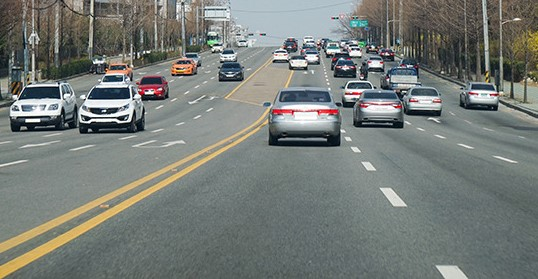
#> input picture test.jpg, 538 x 279 px
$ python -i '2 line.py'   (imports and definitions only)
#> lines starting #> are read from the running program, lines starting #| are printed output that depends on the picture; after the words box and inside, x2 and y2 are one past the last pixel; in counts of white or black regions, pixels touching at a corner belong together
#> further down, picture is the input picture: shape (279, 538, 3); mean B, G, R 119.3, 123.5, 118.2
from PIL import ImageGrab
import cv2
import numpy as np

class ScreenCap:
    def __init__(self):
        self.screen_coords = (0, 100, 1280, 720)  # 전체 화면 좌표로 설정. 환경에 맞게 조정 가능.

    def process_frame(self, frame):
        # BGR 영상에서 흰색 후보 검출
        lower_white = np.array([130, 130, 130])
        upper_white = np.array([255, 255, 255])
        white_mask = cv2.inRange(frame, lower_white, upper_white)
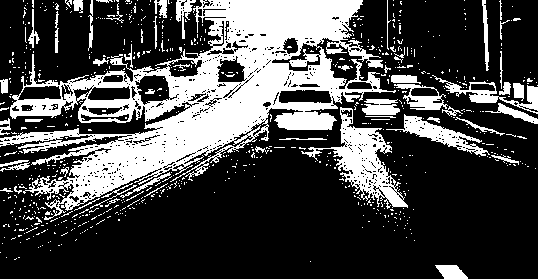
#> white_mask: shape (279, 538); 28.1% white; 725 white regions (669 under 20 px), largest, box (x1, y1, x2, y2) and area: (0, 0, 396, 220) 29557, (301, 107, 408, 209) 3145, (386, 114, 490, 156) 1158

        # HSV 영상에서 노란색 차선 후보 검출
        hsv = cv2.cvtColor(frame, cv2.COLOR_BGR2HSV)
#> hsv: shape (279, 538, 3); mean H, S, V 72.9, 34.2, 127.2
        lower_yellow = np.array([20, 100, 100])
        upper_yellow = np.array([30, 255, 255])
        yellow_mask = cv2.inRange(hsv, lower_yellow, upper_yellow)
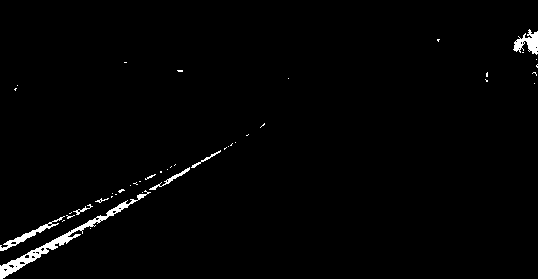
#> yellow_mask: shape (279, 538); 1.5% white; 43 white regions (35 under 20 px), largest, box (x1, y1, x2, y2) and area: (0, 190, 151, 279) 1105, (513, 29, 538, 55) 334, (0, 216, 65, 251) 323

        # 검출한 후보 합치기
        combined_mask = cv2.bitwise_or(white_mask, yellow_mask)
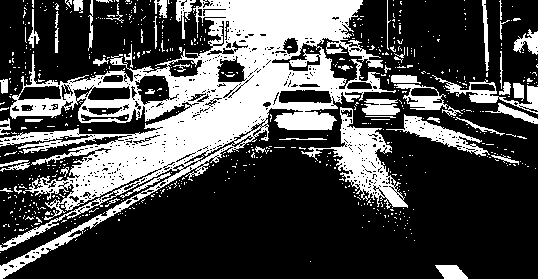
#> combined_mask: shape (279, 538); 29.5% white; 670 white regions (617 under 20 px), largest, box (x1, y1, x2, y2) and area: (0, 0, 396, 279) 31712, (301, 107, 408, 209) 3145, (386, 114, 490, 156) 1158

        # 필터링 및 마스킹
        result = cv2.bitwise_and(frame, frame, mask=combined_mask)
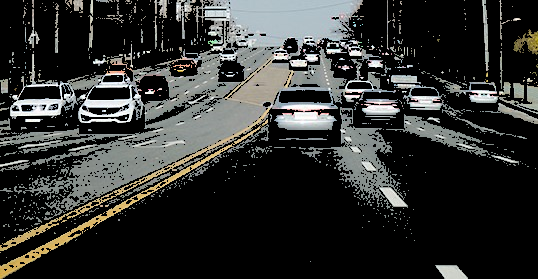
#> result: shape (279, 538, 3); mean B, G, R 48, 49.9, 48.9

        # 영상을 GrayScale로 변환
        gray = cv2.cvtColor(result, cv2.COLOR_BGR2GRAY)
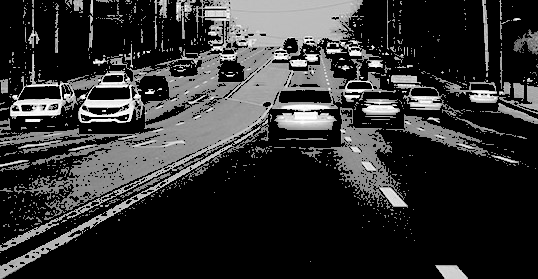
#> gray: shape (279, 538); min 0, max 255, mean 49.4

        # Canny Edge Detection으로 엣지 추출
        edges = cv2.Canny(gray, 50, 150)
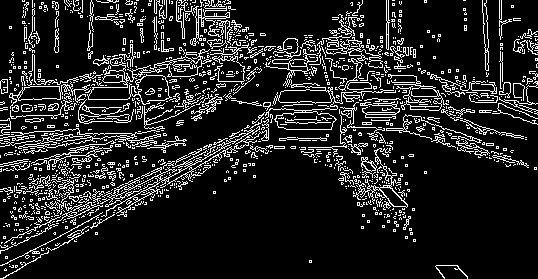
#> edges: shape (279, 538); 13.6% white in thin lines or dots

        return edges

    def screen_cap(self):
        """
        화면 캡처 및 출력
        """
        print("화면 캡처 및 출력 시작.")
        while True:
            # 화면을 캡처합니다.
            img = cv2.cvtColor(np.array(ImageGrab.grab(bbox=self.screen_coords)), cv2.COLOR_BGR2RGB)

            # 캡처한 영상을 처리합니다.
            edges = self.process_frame(img)

            # 화면 중간의 x 좌표를 계산합니다.
            middle_x = img.shape[1] // 2

            # 이미지에 형광 초록색 선을 그립니다.
            cv2.line(img, (middle_x - 200, img.shape[0] // 2 + 100), (middle_x - 200 + 100, img.shape[0] // 2 + 100), (0, 255, 0), 2)
            cv2.line(img, (middle_x + 200, img.shape[0] // 2 + 100), (middle_x + 200 + 100, img.shape[0] // 2 + 100), (0, 255, 0), 2)

            # 선을 그린 이미지와 외곽선을 출력합니다.
            cv2.imshow("Screen Capture", img)
            cv2.imshow("Edges Capture", edges)

            # 'q' 키를 누르면 루프에서 벗어납니다.
            if cv2.waitKey(1) & 0xFF == ord('q'):
                print("화면 캡처 및 출력 중단.")
                cv2.destroyAllWindows()
                break

cap = ScreenCap()
# [1 line not run here, left out]

>>> import cv2
>>> picture = cv2.imread('../test.jpg')
>>> result = ScreenCap().process_frame(picture)
